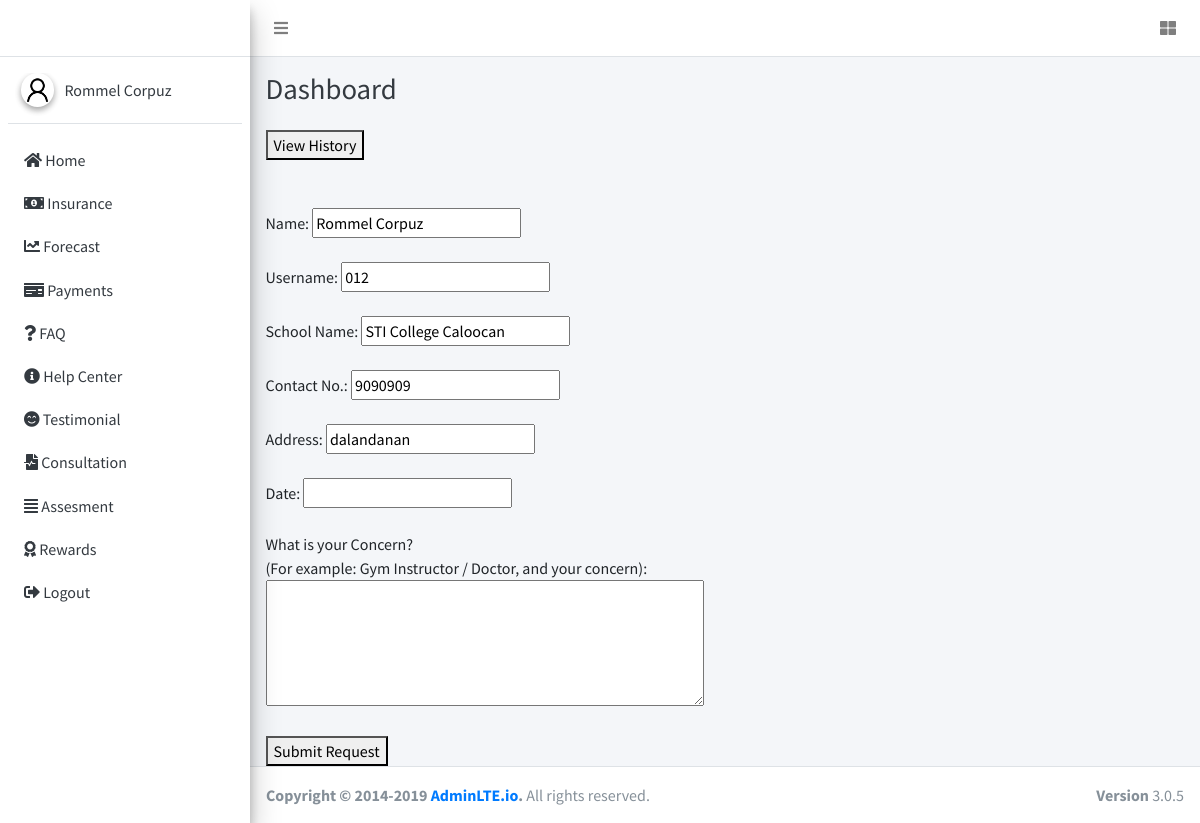
Page /studentConsultation.php (signed in) on the committed database.
### tables this page shows
CREATE TABLE `tbl_user` (
  `id` int(11) NOT NULL,
  `name` varchar(255) NOT NULL,
  `username` varchar(255) NOT NULL,
  `school` varchar(255) NOT NULL,
  `schoolyear` varchar(255) NOT NULL,
  `semester` varchar(255) NOT NULL,
  `receipt` varchar(255) NOT NULL,
  `paymentType` varchar(255) NOT NULL,
  `password` varchar(255) NOT NULL,
  `contact` bigint(255) NOT NULL,
  `address` text NOT NULL,
  `image` varchar(255) NOT NULL,
  `access` varchar(255) NOT NULL,
  `status` varchar(255) NOT NULL
);

### studentConsultation.php (the view, shortened to what this page needs)
<?php
    $con = connection();
    $studID = $_SESSION['StudentID'];
    $sql = "select * from tbl_user where id = '$studID'";
    $student = $con->query($sql) or die($con->error);
    $row = $student->fetch_array();
?>
<!DOCTYPE html>
<html>
<head>
  <link rel="stylesheet" href="plugins/fontawesome-free/css/all.min.css">
  <link rel="stylesheet" href="https://code.ionicframework.com/ionicons/2.0.1/css/ionicons.min.css">
  <link rel="stylesheet" href="plugins/tempusdominus-bootstrap-4/css/tempusdominus-bootstrap-4.min.css">
  <link rel="stylesheet" href="plugins/icheck-bootstrap/icheck-bootstrap.min.css">
  <link rel="stylesheet" href="plugins/jqvmap/jqvmap.min.css">
  <link rel="stylesheet" href="dist/css/adminlte.min.css">
  <link rel="stylesheet" href="plugins/overlayScrollbars/css/OverlayScrollbars.min.css">
  <link rel="stylesheet" href="plugins/daterangepicker/daterangepicker.css">
  <link rel="stylesheet" href="plugins/summernote/summernote-bs4.css">
</head>
<body class="hold-transition sidebar-mini layout-fixed">
<div class="wrapper">
  <nav class="main-header navbar navbar-expand navbar-white navbar-light">
    <ul class="navbar-nav">
      <li class="nav-item">
        <a class="nav-link" data-widget="pushmenu" href="#" role="button"><i class="fas fa-bars"></i></a>
      </li>
    </ul>
    <ul class="navbar-nav ml-auto">
      <li class="nav-item">
        <a class="nav-link" data-widget="control-sidebar" data-slide="true" href="#" role="button">
          <i class="fas fa-th-large"></i>
        </a>
      </li>
    </ul>
  </nav>
  <aside class="main-sidebar sidebar-light-primary elevation-4">
    <a href="index3.html" class="brand-link">
      <span class="brand-text font-weight-light">&nbsp;</span>
    </a>
    <div class="sidebar">
      <div class="user-panel mt-3 pb-3 mb-3 d-flex">
        <div class="image">
        <img src="dist/img/user.png" class="img-circle elevation-2" alt="User Image">
        </div>
        <div class="info">
          <a href="#" class="d-block">
          <?php
          if(isset($_SESSION['UserLogin']))
          {
          echo $_SESSION['Names'];
          }
          ?>
          </a>
        </div>
      </div>
      <nav class="mt-2">
        <ul class="nav nav-pills nav-sidebar flex-column" data-widget="treeview" role="menu" data-accordion="false">
          <li class="nav-item">
            <a href="studentMain.php" class="nav-link">
              <i class="fas fa-home"></i>
              <p>
              Home
              </p>
            </a>
          </li>
        <li class="nav-item">
            <a href="studentInsurance.php" class="nav-link">
              <i class="fas fa-money-bill-alt"></i>
              <p>
              Insurance
              </p>
            </a>
          </li>
          <li class="nav-item">
            <a href="studentForecast.php" class="nav-link">
              <i class="fas fa-chart-line"></i>
              <p>
                Forecast
              </p>
            </a>
          </li>
          <li class="nav-item">
            <a href="studentPay.php?ID=<?php echo $studID;?>" class="nav-link">
              <i class="fas fa-money-check"></i>
              <p>
                Payments
              </p>
            </a>
          </li>
          <li class="nav-item">
            <a href="studentFaq.php" class="nav-link">
              <i class="fas fa-question"></i>
              <p>
                FAQ
              </p>
            </a>
          </li>
          <li class="nav-item">
            <a href="#" class="nav-link">
              <i class="fas fa-info-circle"></i>
              <p>
                Help Center
              </p>
            </a>
          </li>
          <li class="nav-item">
            <a href="studentBlog.php?ID=<?php echo $studentID?>" class="nav-link">
              <i class="fas fa-smile-beam"></i>
              <p>
                Testimonial
              </p>
            </a>
          </li>
          <li class="nav-item">
            <a href="studentConsultation.php?ID=<?php echo $studID;?>" class="nav-link">
              <i class="fas fa-file-medical-alt"></i>
              <p>
                Consultation
              </p>
            </a>
          </li>
          <li class="nav-item">
            <a href="studentAssessment.php?ID=<?php echo $studID;?>" class="nav-link">
              <i class="fas fa-align-justify"></i>
              <p>
                Assesment
              </p>
            </a>
          </li>
          <li class="nav-item">
            <a href="studentRewards.php?ID=<?php echo $studID;?>" class="nav-link">
              <i class="fas fa-award"></i>
              <p>
                Rewards
              </p>
            </a>
          </li>
          <li class="nav-item">
            <a href="logout.php" class="nav-link">
            <i class="fas fa-sign-out-alt"></i>
              <p>
                Logout
              </p>
            </a>
          </li>
        </ul>
      </nav>
    </div>
  </aside>
  <div class="content-wrapper">
    <div class="content-header">
      <div class="container-fluid">
        <div class="row mb-2">
          <div class="col-sm-6">
            <h1 class="m-0 text-dark">Dashboard</h1>
          </div>
        </div>
      </div>
    </div>
    <section class="content">
      <div class="container-fluid">
        <div class="row">
          <div class="col-sm">
    <form action="studentViewConsultation.php?ID=<?php echo $row['id'];?>" method="post">
        <button type="submit" name="history">View History</button>
    </form>
    <br><br>
    <form action="" method="post">
            Name: <input type="text" name="name" value="<?php echo $row['name'];?>" readonly> <br><br>
            Username: <input type="text" name="user" value="<?php echo $row['username'];?>" readonly><br><br>
            School Name: <input type="text" name="school" value="<?php echo $row['school'];?>" readonly><br><br>
            Contact No.: <input type="text" name="contact" value="<?php echo $row['contact'];?>" readonly><br><br>
            Address: <input type="text" name="address" value="<?php echo $row['address'];?>" readonly><br><br>
            Date:   <input type="text" name="date" ><br><br>
            What is your Concern? <br>
            (For example: Gym Instructor / Doctor, and your concern):<br>
            <textarea name="concern" id="" cols="50" rows="5"></textarea><br><br>
            <button type="submit" name="submit">Submit Request</button>
    </form>
          </div>
        </div>
      </div>
    </section>
  </div>
  <footer class="main-footer">
    <strong>Copyright &copy; 2014-2019 <a href="http://adminlte.io">AdminLTE.io</a>.</strong>
    All rights reserved.
    <div class="float-right d-none d-sm-inline-block">
      <b>Version</b> 3.0.5
    </div>
  </footer>
</div>
</body>
</html>

### rows in the picture
tbl_user: name "Rommel Corpuz", user "012", school "STI College Caloocan", contact "9090909", address "dalandanan"

### other values in the picture
$_SESSION['Names'] "Rommel Corpuz"
